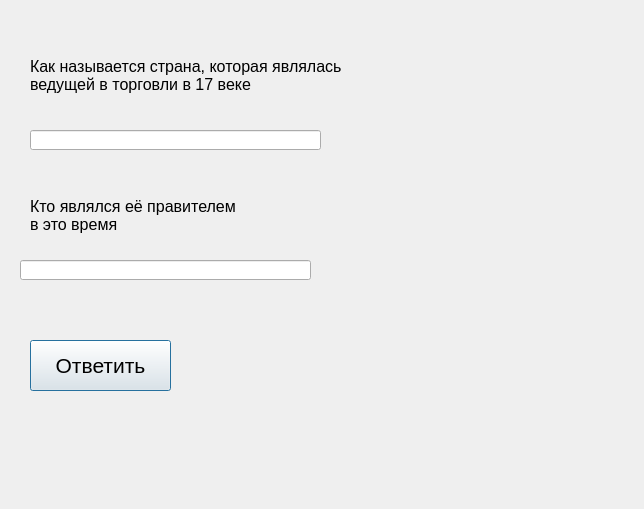
<?xml version="1.0" encoding="UTF-8"?>
<ui version="4.0">
 <class>Dialog</class>
 <widget class="QDialog" name="Dialog">
  <property name="geometry">
   <rect>
    <x>0</x>
    <y>0</y>
    <width>644</width>
    <height>509</height>
   </rect>
  </property>
  <property name="windowTitle">
   <string>Dialog</string>
  </property>
  <widget class="QLabel" name="label">
   <property name="geometry">
    <rect>
     <x>30</x>
     <y>30</y>
     <width>321</width>
     <height>91</height>
    </rect>
   </property>
   <property name="font">
    <font>
     <pointsize>12</pointsize>
    </font>
   </property>
   <property name="text">
    <string>Как называется страна, которая являлась
ведущей в торговли в 17 веке</string>
   </property>
  </widget>
  <widget class="QLineEdit" name="lineEdit">
   <property name="geometry">
    <rect>
     <x>30</x>
     <y>130</y>
     <width>291</width>
     <height>20</height>
    </rect>
   </property>
  </widget>
  <widget class="QPushButton" name="pushButton">
   <property name="geometry">
    <rect>
     <x>30</x>
     <y>340</y>
     <width>141</width>
     <height>51</height>
    </rect>
   </property>
   <property name="font">
    <font>
     <pointsize>16</pointsize>
    </font>
   </property>
   <property name="text">
    <string>Ответить</string>
   </property>
  </widget>
  <widget class="QLabel" name="label_2">
   <property name="geometry">
    <rect>
     <x>30</x>
     <y>180</y>
     <width>241</width>
     <height>71</height>
    </rect>
   </property>
   <property name="font">
    <font>
     <pointsize>12</pointsize>
    </font>
   </property>
   <property name="text">
    <string>Кто являлся её правителем
в это время</string>
   </property>
  </widget>
  <widget class="QLineEdit" name="lineEdit_2">
   <property name="geometry">
    <rect>
     <x>20</x>
     <y>260</y>
     <width>291</width>
     <height>20</height>
    </rect>
   </property>
  </widget>
 </widget>
 <resources/>
 <connections/>
</ui>
